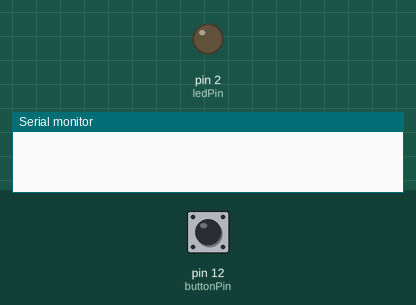
Recording of a sketch running on a simulated Arduino Uno, built with avr-gcc and run on an emulated ATmega328P. On the bench: output pins drawn as LEDs (lit = HIGH), the last lines printed to the serial monitor. Inputs (shaded band) come from the test bench; at power-on: pin 12 (buttonPin) LOW.

Above: at 1.2 s.
1.3 s: pin 12 (buttonPin) pulled HIGH for 0.15 s
At 1.6 s:
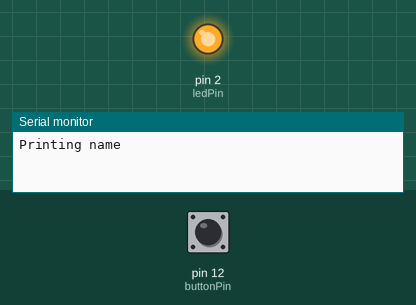
Timing chart, 0 to 10.4 s (numbered marks = the images above; inputs shaded):
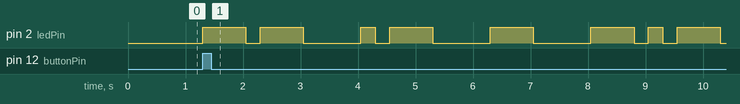

Measured:
- after the input at 1.3 s, pin 2 (ledPin): LOW → HIGH at once, → LOW 0.75 s later, → HIGH 0.25 s later, → LOW 0.75 s later, … (16 changes in this stretch)

The sketch:

MATYLDA_MorsCode.ino
```cpp
/*
  Question 2 - Button with an external pull-down resistor
  ---------------------------------------------------------
  Wiring: as Question 1 (LED + 220 ohm resistor), plus a push button on
  Pin 2. One leg of the button goes to 5V; the other leg goes to Pin 2
  AND to GND through a 10 K ohm pull-down resistor.

  Because of the pull-down resistor, Pin 2 reads LOW when the button is
  NOT pressed, and HIGH when it IS pressed.

  Pressing the button spells out a first name in Morse code on the LED.
  Change the 'firstName' constant below to your own name.
*/

const int ledPin    = 2;
const int buttonPin = 12;

const int dotTime   = 250;
const int dashTime  = dotTime * 3;
const int symbolGap = dotTime;
const int letterGap = dotTime * 3;

const char firstName[] = "MATYLDA"; // <-- change this to your own first name

void setup() {
  Serial.begin(9600);
  pinMode(ledPin, OUTPUT);
  pinMode(buttonPin, INPUT); // external pull-down: LOW = not pressed, HIGH = pressed
}

void loop() {
  if (digitalRead(buttonPin) == HIGH) {  // button is pressed
    Serial.println("Printing name");
    playMorse(firstName);
    delay(1000); // short pause so one press plays the name once
  }
}

// --- Morse code helpers ---

void dot() {
  digitalWrite(ledPin, HIGH);
  delay(dotTime);
  digitalWrite(ledPin, LOW);
  delay(symbolGap);
}

void dash() {
  digitalWrite(ledPin, HIGH);
  delay(dashTime);
  digitalWrite(ledPin, LOW);
  delay(symbolGap);
}

// Morse patterns for A-Z, in alphabetical order as array
// const char* specifically means "a pointer to a char that
// shouldn't be modified through this pointer."
const char* morseAlphabet[26] = {
  ".-",   "-...", "-.-.", "-..",  ".",    "..-.", "--.",  "....",
  "..",   ".---", "-.-",  ".-..", "--",   "-.",   "---",  ".--.",
  "--.-", ".-.",  "...",  "-",    "..-",  "...-", ".--",  "-..-",
  "-.--", "--.."
};

// Plays one letter's dot/dash pattern
void playLetter(char letter) {
  letter = toupper(letter); //convert to uppercase
  if (letter < 'A' || letter > 'Z') return; // skip anything that isn't a letter
  /*
  See line below: letter - 'A'. In C++, a char is really just a number under the hood
  (its ASCII code), and 'A' is 65. So if letter is 'A', then letter - 'A' is 65 - 65 = 0;
  if letter is 'C', it's 67 - 65 = 2.
  That arithmetic converts any uppercase letter directly into its position in the alphabet, zero-indexed
  */
  const char* pattern = morseAlphabet[letter - 'A'];
  for (int i = 0; pattern[i] != '\0'; i++) {
    if (pattern[i] == '.') dot();
    else dash();
  }
}

// Plays a whole word, with a gap between letters
void playMorse(const char* word) {
  for (int i = 0; word[i] != '\0'; i++) {
    playLetter(word[i]);
    delay(letterGap);
  }
}
```
